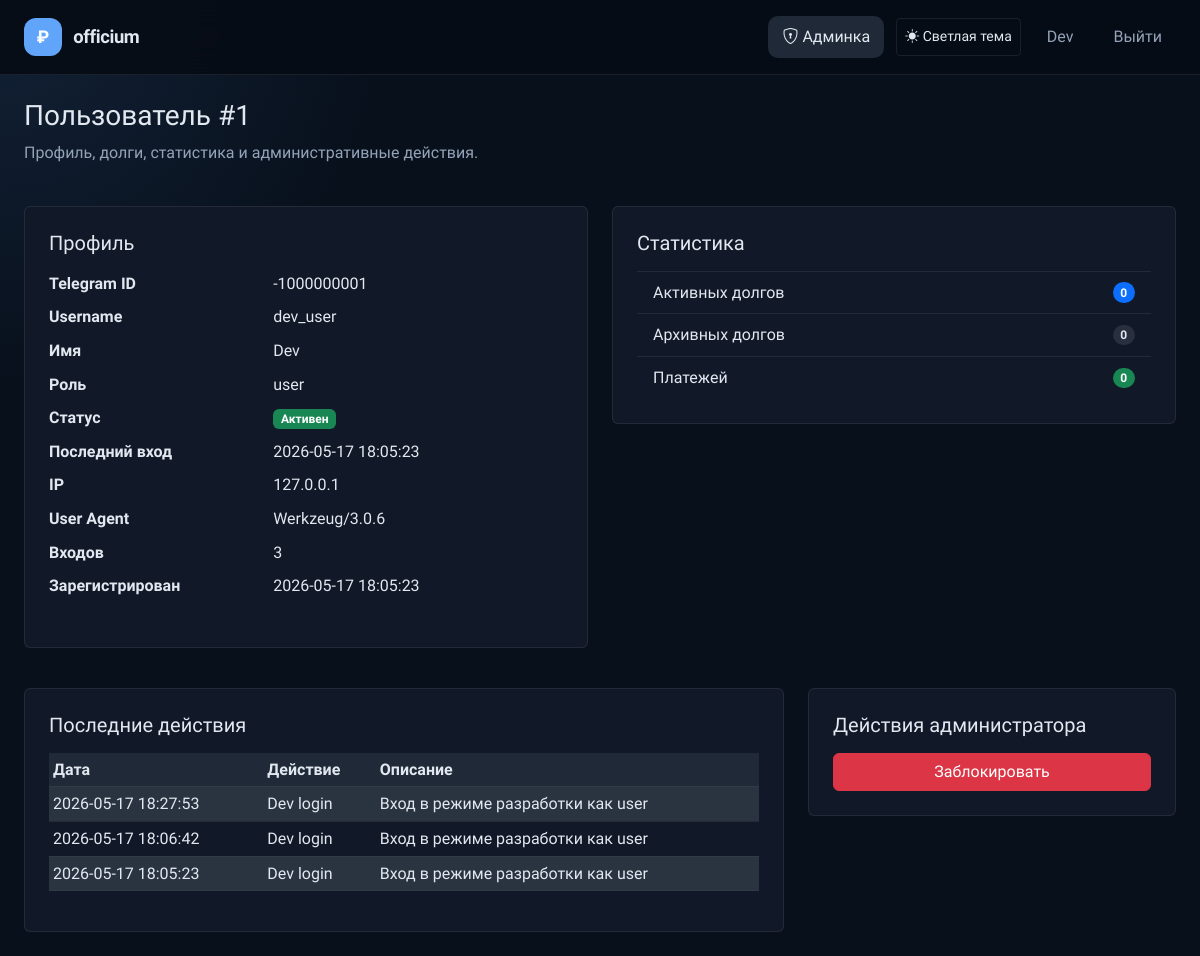
Page /admin/users/1 (signed in) on the earlier database version.
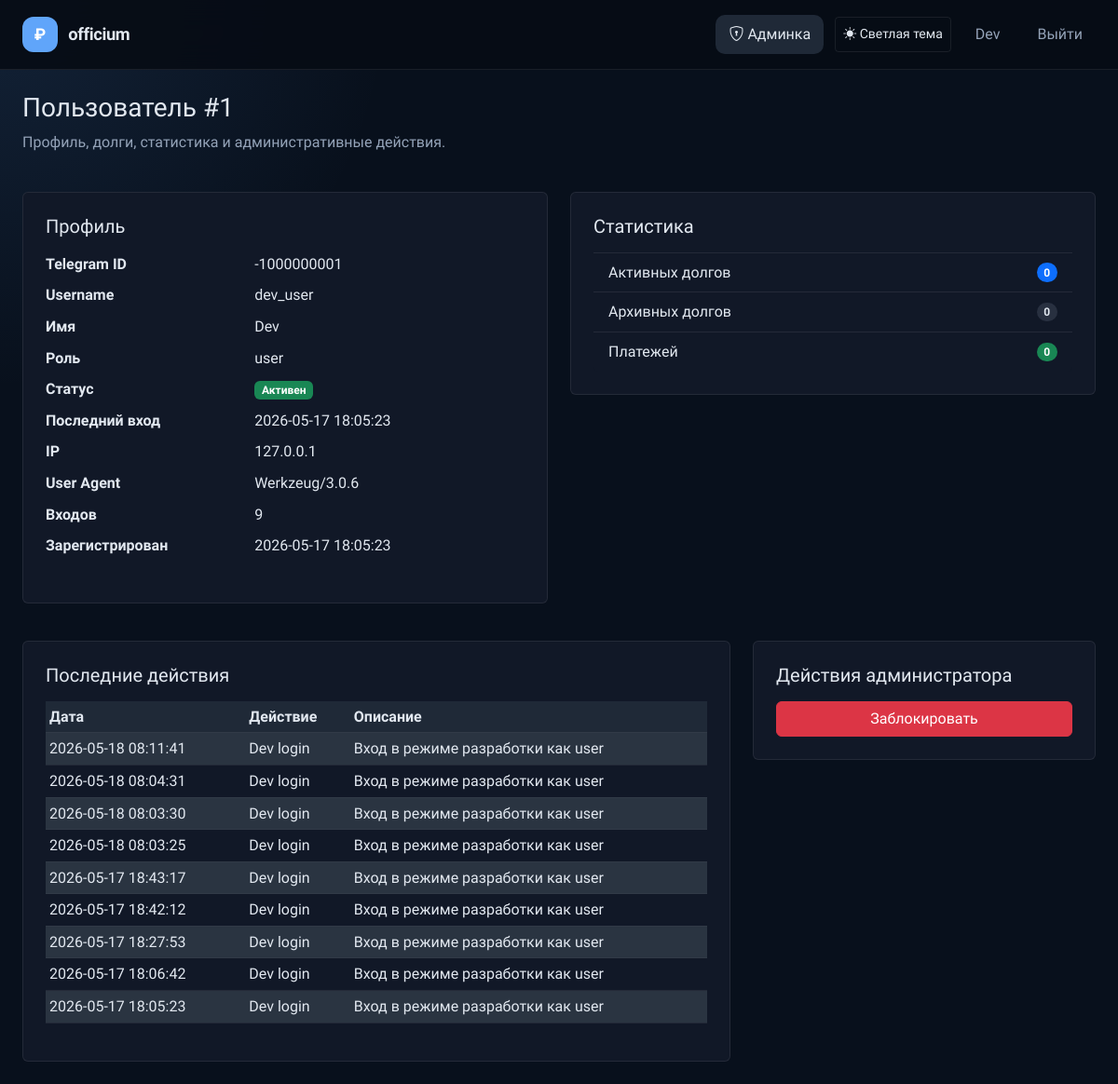
Same page on the later database version.
### app/models.py (models this page shows, shortened)
class User(UserMixin, db.Model):
    __tablename__ = 'users'
    id = db.Column(db.Integer, primary_key=True)
    telegram_id = db.Column(db.BigInteger, unique=True, nullable=False)
    username = db.Column(db.String(80), nullable=True)
    first_name = db.Column(db.String(100), nullable=True)
    last_name = db.Column(db.String(100), nullable=True)
    photo_url = db.Column(db.String(255), nullable=True)
    auth_date = db.Column(db.DateTime, nullable=True)
    created_at = db.Column(db.DateTime, default=datetime.utcnow, nullable=False)
    role = db.Column(db.Enum('user', 'admin', 'superadmin'), nullable=False, default='user')
    is_blocked = db.Column(db.Boolean, default=False, nullable=False)
    last_login_ip = db.Column(db.String(100), nullable=True)
    last_user_agent = db.Column(db.Text, nullable=True)
    login_count = db.Column(db.Integer, default=0, nullable=False)
    google_id = db.Column(db.String(50), unique=True, nullable=True)
    email = db.Column(db.String(120), nullable=True, index=True)
    avatar_url = db.Column(db.String(255), nullable=True)
    debts = db.relationship('Debt', back_populates='user', lazy=True, cascade='all, delete-orphan')
    incomes = db.relationship('Income', back_populates='user', lazy=True, cascade='all, delete-orphan')
    expenses = db.relationship('Expense', back_populates='user', lazy=True, cascade='all, delete-orphan')
    activity_logs = db.relationship('ActivityLog', back_populates='user', lazy=True, cascade='all, delete-orphan')
    @property
    def is_admin(self):
        return self.role in ('admin', 'superadmin')
    @property
    def is_superadmin(self):
        return self.role == 'superadmin'

class ActivityLog(db.Model):
    __tablename__ = 'activity_logs'
    id = db.Column(db.Integer, primary_key=True)
    user_id = db.Column(db.Integer, db.ForeignKey('users.id'), nullable=True)
    action = db.Column(db.String(100), nullable=False)
    entity_type = db.Column(db.String(50), nullable=True)
    entity_id = db.Column(db.Integer, nullable=True)
    description = db.Column(db.Text, nullable=True)
    ip_address = db.Column(db.String(100), nullable=True)
    user_agent = db.Column(db.Text, nullable=True)
    created_at = db.Column(db.DateTime, default=datetime.utcnow)
    user = db.relationship('User', back_populates='activity_logs')

### app/routes/admin.py (the view, shortened to what this page needs)
    @app.route('/admin/users/<int:user_id>', methods=['GET', 'POST'])
    @admin_required
    def admin_user_detail(user_id):
        user = User.query.get_or_404(user_id)
        active_debts = Debt.query.filter_by(user_id=user.id, status='active').count()
        archived_debts = Debt.query.filter_by(user_id=user.id, status='archived').count()
        payments = Payment.query.join(Debt).filter(Debt.user_id == user.id).count()
        recent_actions = ActivityLog.query.filter_by(user_id=user.id).order_by(ActivityLog.created_at.desc()).limit(20).all()
        return render_template('admin_user_detail.html', user=user, active_debts=active_debts, archived_debts=archived_debts, payments=payments, recent_actions=recent_actions, success_message=request.args.get('success'))

### app/utils.py (called while the page is built)
def get_setting(key, default=None):
    try:
        setting = AppSetting.query.filter_by(key=key).first()
        return setting.value if setting else default
    except Exception:
        return default

def get_dictionary_values(dictionary_type):
    try:
        entries = DictionaryEntry.query.filter_by(dictionary_type=dictionary_type, is_active=True).order_by(DictionaryEntry.value.asc()).all()
        return [entry.value for entry in entries]
    except Exception:
        return []

def admin_required(view):
    @wraps(view)
    def wrapper(*args, **kwargs):
        if not getattr(current_user, 'is_authenticated', False) or not getattr(current_user, 'is_admin', False):
            return redirect(url_for('index'))
        return view(*args, **kwargs)
    return wrapper

### templates/admin_user_detail.html (shortened to what the changed rows need)
{% extends 'base.html' %}
{% block content %}
<div class="d-flex justify-content-between align-items-start mb-4">
    <div>
        <h1 class="h3">Пользователь #{{ user.id }}</h1>
        <p class="text-muted">Профиль, долги, статистика и административные действия.</p>
    </div>
</div>
<div class="row g-4">
    <div class="col-lg-6">
        <div class="card p-4">
            <dl class="row">
                <dt class="col-5">Telegram ID</dt>
                <dd class="col-7">{{ user.telegram_id }}</dd>
                <dt class="col-5">Username</dt>
                <dd class="col-7">{{ user.username or '—' }}</dd>
                <dt class="col-5">Имя</dt>
                <dd class="col-7">{{ user.first_name or '—' }}</dd>
                <dt class="col-5">Роль</dt>
                <dd class="col-7">{{ user.role }}</dd>
                <dt class="col-5">Статус</dt>
                <dd class="col-7">{% if user.is_blocked %}<span class="badge bg-danger">Заблокирован</span>{% else %}<span class="badge bg-success">Активен</span>{% endif %}</dd>
                <dt class="col-5">Последний вход</dt>
                <dd class="col-7">{{ user.auth_date.strftime('%Y-%m-%d %H:%M:%S') if user.auth_date else '—' }}</dd>
                <dt class="col-5">IP</dt>
                <dd class="col-7">{{ user.last_login_ip or '—' }}</dd>
                <dt class="col-5">User Agent</dt>
                <dd class="col-7">{{ user.last_user_agent or '—' }}</dd>
                <dt class="col-5">Входов</dt>
                <dd class="col-7">{{ user.login_count }}</dd>
                <dt class="col-5">Зарегистрирован</dt>
                <dd class="col-7">{{ user.created_at.strftime('%Y-%m-%d %H:%M:%S') if user.created_at else '—' }}</dd>
            </dl>
        </div>
    </div>
</div>
<div class="row g-4 mt-3">
    <div class="col-lg-8">
        <div class="card p-4">
            <div class="table-responsive">
                <table class="table table-sm table-striped align-middle">
                    <thead>
                        <tr>
                            <th>Дата</th>
                            <th>Действие</th>
                            <th>Описание</th>
                        </tr>
                    </thead>
                    <tbody>
                        {% for action in recent_actions %}
                        <tr>
                            <td>{{ action.created_at.strftime('%Y-%m-%d %H:%M:%S') }}</td>
                            <td>{{ action.action }}</td>
                            <td>{{ action.description or '—' }}</td>
                        </tr>
                        {% else %}
                        <tr>
                            <td colspan="3" class="text-center text-muted">Нет действий.</td>
                        </tr>
                        {% endfor %}
                    </tbody>
                </table>
            </div>
        </div>
    </div>
</div>
{% endblock %}

Differences in the rows shown:
changed User "dev_user": login_count "3" → "9"
added ActivityLog: created_at "2026-05-18 08:11:41", action "Dev login", description "Вход в режиме разработки как user"
added ActivityLog: created_at "2026-05-18 08:04:31", action "Dev login", description "Вход в режиме разработки как user"
added ActivityLog: created_at "2026-05-18 08:03:30", action "Dev login", description "Вход в режиме разработки как user"
added ActivityLog: created_at "2026-05-18 08:03:25", action "Dev login", description "Вход в режиме разработки как user"
added ActivityLog: created_at "2026-05-17 18:43:17", action "Dev login", description "Вход в режиме разработки как user"
added ActivityLog: created_at "2026-05-17 18:42:12", action "Dev login", description "Вход в режиме разработки как user"
